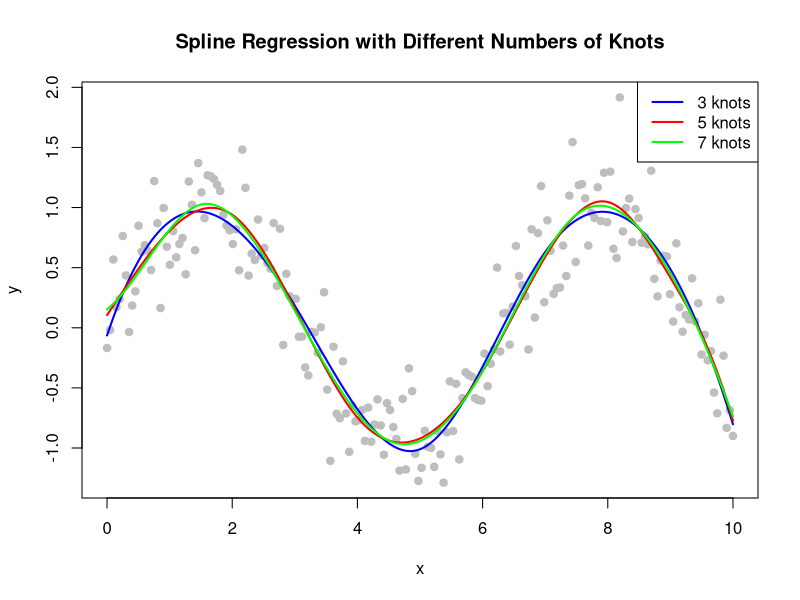

Here is the R script that generated this plot:
# Load necessary library
library(splines)
set.seed(123)

# Simulate data: y = sin(x) + noise
n <- 200
x <- seq(0, 10, length.out = n)
y <- sin(x) + rnorm(n, sd = 0.3)
data <- data.frame(x, y)

# Fit spline regression with different numbers of knots
# Model 1: 3 interior knots
model1 <- lm(y ~ bs(x, knots = c(3, 5, 7)), data = data)
df1 <- summary(model1)$df[2]  # residual DF

# Model 2: 5 interior knots
model2 <- lm(y ~ bs(x, knots = c(2, 4, 6, 8, 9)), data = data)
df2 <- summary(model2)$df[2]

# Model 3: 7 interior knots
model3 <- lm(y ~ bs(x, knots = c(1.5, 3, 4.5, 6, 7.5, 9, 10)), data = data)
df3 <- summary(model3)$df[2]

# Print degrees of freedom
cat("Degrees of freedom for model with 3 knots:", df1, "\n")
cat("Degrees of freedom for model with 5 knots:", df2, "\n")
cat("Degrees of freedom for model with 7 knots:", df3, "\n")

# Plot the data and fitted curves
# file.exists("_images")
png("_images/[SR]spline_regression_R.png", width = 800, height = 600)
plot(x, y, main = "Spline Regression with Different Numbers of Knots", 
     pch = 19, col = "grey", xlab = "x", ylab = "y")
lines(x, predict(model1, newdata = data), col = "blue", lwd = 2)
lines(x, predict(model2, newdata = data), col = "red", lwd = 2)
lines(x, predict(model3, newdata = data), col = "green", lwd = 2)
legend("topright", legend = c("3 knots", "5 knots", "7 knots"),
       col = c("blue", "red", "green"), lwd = 2)
dev.off()
